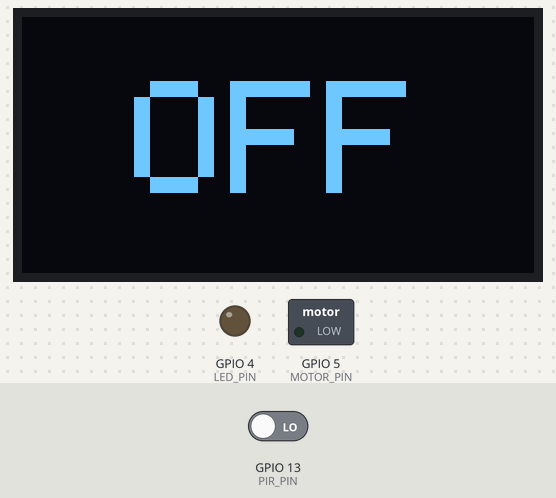
A program run on a simulated ESP32. On the bench: 128×64 one-colour display, switched loads named in the program (green lamp = pin HIGH), output pins drawn as LEDs (lit = HIGH). The inputs (shaded band) are chosen by the test bench; at power-on: GPIO 13 (PIR_PIN) LOW. What the program prints to the serial monitor is not drawn.

Above: at 5.2 s.
5.3 s: GPIO 13 (PIR_PIN) driven HIGH
At 5.98 s:
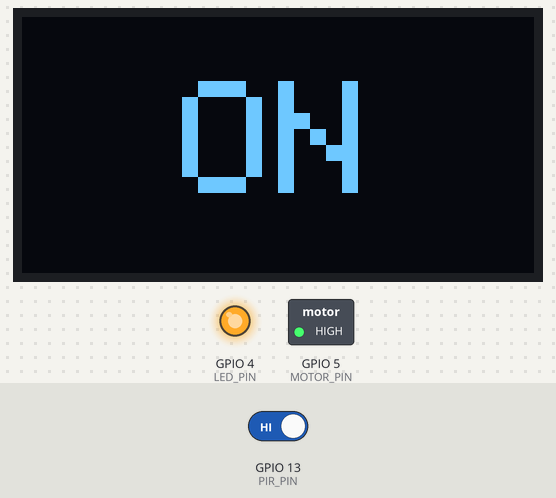
At 6.73 s:
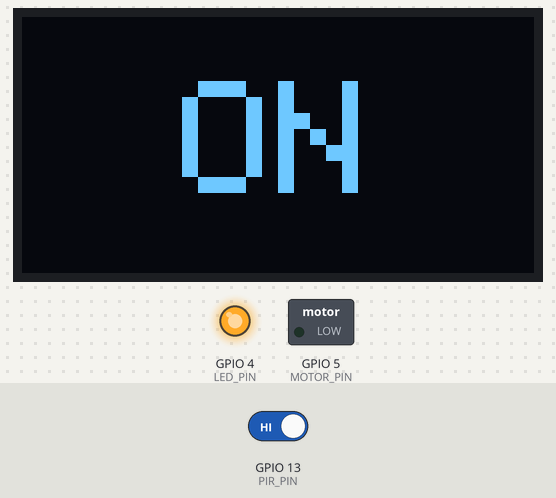
7.6 s: GPIO 13 (PIR_PIN) driven LOW
At 9.72 s:
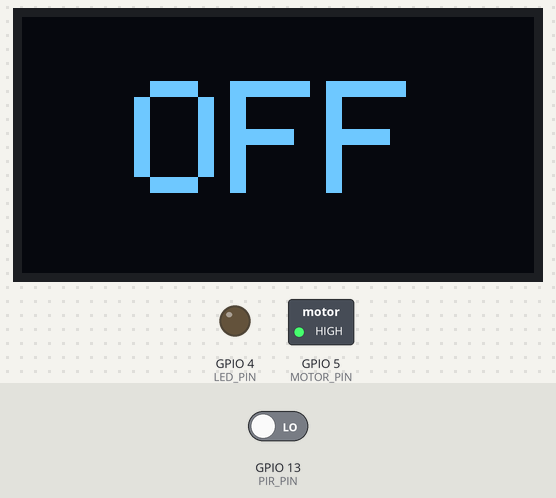
Timing chart, 0 to 14.4 s (numbered marks = the images above; inputs shaded):
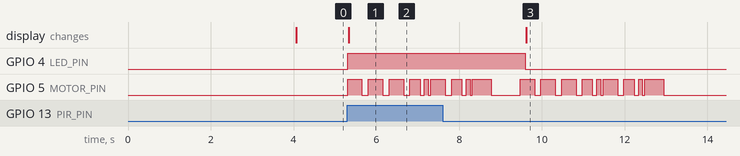

Measured:
- after the input at 5.3 s, GPIO 4 (LED_PIN): LOW → HIGH at once; GPIO 5 (MOTOR_PIN): goes 3 × (HIGH 0.35 s, LOW 0.15 s), HIGH 0.25 s, LOW 0.10 s, HIGH 0.09 s, LOW 0.06 s, then HIGH, starting at once; the display: changes at once (image 1)
- after the input at 7.6 s, GPIO 4 (LED_PIN): HIGH → LOW after 2.0 s; the display: changes after 2.0 s (image 3)

The program:

main.cpp
```cpp
/*
 * ESP32 Movement Detector
 * ------------------------
 * A PIR motion sensor (HC-SR501) lights an LED and buzzes out the Imperial
 * March rhythm on a vibration motor, and an I2C OLED (SSD1306, 128x64 @ 0x3C)
 * shows "ON" while motion is active, "OFF" otherwise.
 *
 * Wiring:
 *   PIR OUT   -> GPIO 13
 *   LED (+)   -> GPIO 4  (via 220-330 Ohm resistor, cathode to GND)
 *   Motor IN  -> GPIO 5  (vibration motor MODULE; VCC to 3.3V, GND to GND)
 *   OLED SDA  -> GPIO 21     OLED SCL -> GPIO 22
 *   OLED VCC  -> 3.3V        OLED GND -> GND
 */

#include <Arduino.h>
#include <Wire.h>
#include <Adafruit_GFX.h>
#include <Adafruit_SSD1306.h>

#include "vibration.h"

// --- Pin configuration ---
constexpr uint8_t PIR_PIN   = 13;  // PIR sensor output
constexpr uint8_t LED_PIN   = 4;   // LED (external, through a resistor)
constexpr uint8_t MOTOR_PIN = 5;   // Vibration motor module IN; driven by vibration.cpp
constexpr uint8_t I2C_SDA   = 21;  // OLED SDA
constexpr uint8_t I2C_SCL   = 22;  // OLED SCL

// --- OLED configuration ---
#define SCREEN_WIDTH  128
#define SCREEN_HEIGHT 64
#define OLED_ADDR     0x3C          // use 0x3D if your I2C scan showed that
Adafruit_SSD1306 display(SCREEN_WIDTH, SCREEN_HEIGHT, &Wire, -1);  // -1 = no reset pin

// Keep the LED on for a short "hold" time after the last motion so it does
// not flicker while the sensor's output pulses.
constexpr unsigned long MOTION_HOLD_MS = 2000;

unsigned long lastMotionTime = 0;
bool ledOn = false;

// Show a big centered "ON" / "OFF" on the OLED.
void showState(bool on) {
  const char* text = on ? "ON" : "OFF";
  display.clearDisplay();
  display.setTextColor(SSD1306_WHITE);
  display.setTextSize(4);  // 4x the built-in 6x8 font

  // Center the text using its measured bounds.
  int16_t x1, y1;
  uint16_t w, h;
  display.getTextBounds(text, 0, 0, &x1, &y1, &w, &h);
  display.setCursor((SCREEN_WIDTH - w) / 2, (SCREEN_HEIGHT - h) / 2);
  display.print(text);
  display.display();  // push buffer to the screen
}

void setup() {
  Serial.begin(115200);

  pinMode(PIR_PIN, INPUT);
  pinMode(LED_PIN, OUTPUT);
  digitalWrite(LED_PIN, LOW);

  vibrationBegin(MOTOR_PIN);

  Wire.begin(I2C_SDA, I2C_SCL);

  Serial.println();
  Serial.println("ESP32 Movement Detector started.");

  // Does the panel acknowledge on the bus at all?
  Wire.beginTransmission(OLED_ADDR);
  Serial.printf("OLED I2C ACK at 0x%02X: %s\n", OLED_ADDR,
                Wire.endTransmission() == 0 ? "YES" : "NO");

  bool ok = display.begin(SSD1306_SWITCHCAPVCC, OLED_ADDR);
  Serial.printf("display.begin() returned: %s\n", ok ? "true" : "false");

  // DECISIVE TEST: light every pixel straight from the controller (0xA5).
  // This ignores RAM and all drawing code. If the screen does NOT go fully
  // white here, the OLED is not truly powered -> it's VCC/GND wiring.
  display.ssd1306_command(SSD1306_SETCONTRAST);
  display.ssd1306_command(0xFF);
  display.ssd1306_command(SSD1306_DISPLAYALLON);  // 0xA5 - hardware all-on
  Serial.println(">>> Screen must be FULLY WHITE for 4s. If black => OLED VCC/GND wiring.");
  delay(4000);
  display.ssd1306_command(SSD1306_DISPLAYALLON_RESUME);  // 0xA4 - back to RAM

  showState(false);  // start in the OFF state
  Serial.println("Ready. Warming up PIR sensor (~30 s recommended)...");
}

void loop() {
  // Keep the vibration pattern moving on every pass - it never blocks.
  vibrationUpdate();

  bool motion = digitalRead(PIR_PIN) == HIGH;

  if (motion) {
    lastMotionTime = millis();
    if (!ledOn) {
      ledOn = true;
      digitalWrite(LED_PIN, HIGH);
      vibrationStart();  // one full play-through per trigger
      showState(true);
      Serial.println("Motion detected -> ON");
    }
  } else if (ledOn && (millis() - lastMotionTime >= MOTION_HOLD_MS)) {
    ledOn = false;
    digitalWrite(LED_PIN, LOW);
    showState(false);
    // The pattern is deliberately left to finish rather than being cut off
    // mid-phrase, so it may outlast the "OFF" on the display.
    Serial.println("No motion -> OFF");
  }

  // Heartbeat once per second (confirms the board is alive, not rebooting).
  static unsigned long lastBeat = 0;
  if (millis() - lastBeat >= 1000) {
    lastBeat = millis();
    Serial.printf("alive  motion=%d  ledOn=%d  vibrating=%d\n", motion, ledOn,
                  vibrationIsActive());
  }

  // Short poll interval so the 150 ms pulses keep their timing.
  delay(5);
}
```

vibration.cpp
```cpp
#include "vibration.h"

namespace {

struct Pulse {
  bool     vibrates;    // false means a still slot (the rest in the phrase)
  uint16_t durationMs;  // full slot length, including the gap after the pulse
};

// "The Imperial March" (Darth Vader's theme), opening phrase. The pitches are
// gone - a motor only has on and off - but the rhythm is what you feel anyway.
constexpr Pulse PATTERN[] = {
  {true, 500}, {true, 500}, {true, 500},
  {true, 350}, {true, 150},
  {true, 500}, {true, 350}, {true, 150}, {true, 650},
  {false, 500},
  {true, 500}, {true, 500}, {true, 500},
  {true, 350}, {true, 150},
  {true, 500}, {true, 350}, {true, 150}, {true, 650},
};

constexpr size_t PATTERN_LENGTH = sizeof(PATTERN) / sizeof(PATTERN[0]);

// Every slot ends in a still gap so that consecutive pulses stay separate.
// An ERM motor keeps spinning for a few tens of ms after the current is cut,
// so the gap needs a floor: a purely proportional gap would leave the short
// 150 ms slots with ~45 ms of "silence" that nobody would ever feel, and the
// triplet would smear into one long buzz.
constexpr uint8_t  GAP_PERCENT = 30;
constexpr uint16_t MIN_GAP_MS  = 60;

uint8_t       motorPin       = 0;
size_t        pulseIndex     = PATTERN_LENGTH;  // == PATTERN_LENGTH means idle
unsigned long pulseStartedAt = 0;
bool          motorRunning   = false;

// How long the motor actually runs inside a slot of the given length.
uint16_t onTimeFor(const Pulse& pulse) {
  uint16_t gap = pulse.durationMs * GAP_PERCENT / 100;
  if (gap < MIN_GAP_MS) {
    gap = MIN_GAP_MS;
  }
  return pulse.durationMs > gap ? pulse.durationMs - gap : 0;
}

void driveMotor(bool on) {
  motorRunning = on;
  digitalWrite(motorPin, on ? HIGH : LOW);
}

}  // namespace

void vibrationBegin(uint8_t pin) {
  motorPin = pin;
  pinMode(motorPin, OUTPUT);
  digitalWrite(motorPin, LOW);
}

void vibrationStart() {
  pulseIndex     = 0;
  pulseStartedAt = millis();
  driveMotor(PATTERN[0].vibrates);
}

void vibrationStop() {
  pulseIndex = PATTERN_LENGTH;
  driveMotor(false);
}

bool vibrationIsActive() {
  return pulseIndex < PATTERN_LENGTH;
}

void vibrationUpdate() {
  if (!vibrationIsActive()) {
    return;
  }

  const Pulse& pulse  = PATTERN[pulseIndex];
  unsigned long since = millis() - pulseStartedAt;

  // Inside the slot: drop into the trailing gap once the pulse is up.
  if (motorRunning && since >= onTimeFor(pulse)) {
    driveMotor(false);
  }

  if (since < pulse.durationMs) {
    return;
  }

  // Slot finished - move to the next pulse, or stop after the last one.
  pulseStartedAt = millis();
  if (++pulseIndex >= PATTERN_LENGTH) {
    vibrationStop();
    return;
  }
  driveMotor(PATTERN[pulseIndex].vibrates);
}
```

vibration.h
```cpp
/*
 * Non-blocking vibration pattern player for a vibration motor module.
 * -------------------------------------------------------------------
 * Buzzes out the rhythm of the Imperial March intro on a coin / ERM motor.
 * Nothing here blocks: call vibrationUpdate() once per loop() and the
 * sequencer advances itself using millis().
 *
 * Expects a vibration motor MODULE - a breakout with the driver transistor
 * and flyback diode already on it, so its input is a plain logic-level gate.
 * A bare motor must not hang off a GPIO directly.
 */

#pragma once

#include <Arduino.h>

// Claim the given pin as the motor's control output. Call once from setup().
void vibrationBegin(uint8_t pin);

// (Re)start the pattern from its first pulse. Safe to call while running.
void vibrationStart();

// Stop the motor immediately and forget the current position.
void vibrationStop();

// Advance the sequencer. Call this on every pass through loop().
void vibrationUpdate();

// True while pulses are still pending.
bool vibrationIsActive();
```
